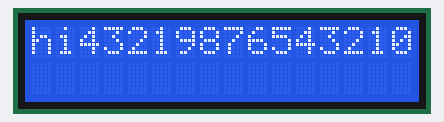
Simulated run of this sketch. Board: Arduino Uno, built with avr-gcc and run on an emulated ATmega328P. Parts: 16×2 character LCD.

Above: at 0.1 s.
At 2.1 s:
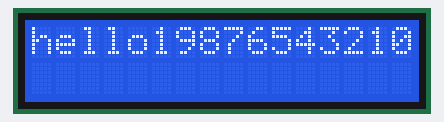

The sketch:

test_lcd.ino
```cpp
#include <Wire.h>
#include <LiquidCrystal_I2C.h>

LiquidCrystal_I2C lcd(0x27, 16, 2);
int n = 1;

void display1(){

  lcd.leftToRight();
  lcd.setCursor(0,0);
  lcd.print("hi");


  lcd.rightToLeft();
  lcd.setCursor(15,0);
  lcd.print("01234567891234");

}

void display2(){

  lcd.leftToRight();
  lcd.setCursor(0,0);
  lcd.print("hello");

}

void setup()
{

  lcd.begin();
  lcd.backlight();
  Serial.begin(9600);

}


void loop()
{
  if(n==1){
    display1();
  }else{
    display2();
  }
  delay(2000);
  n+=1;


}
```
